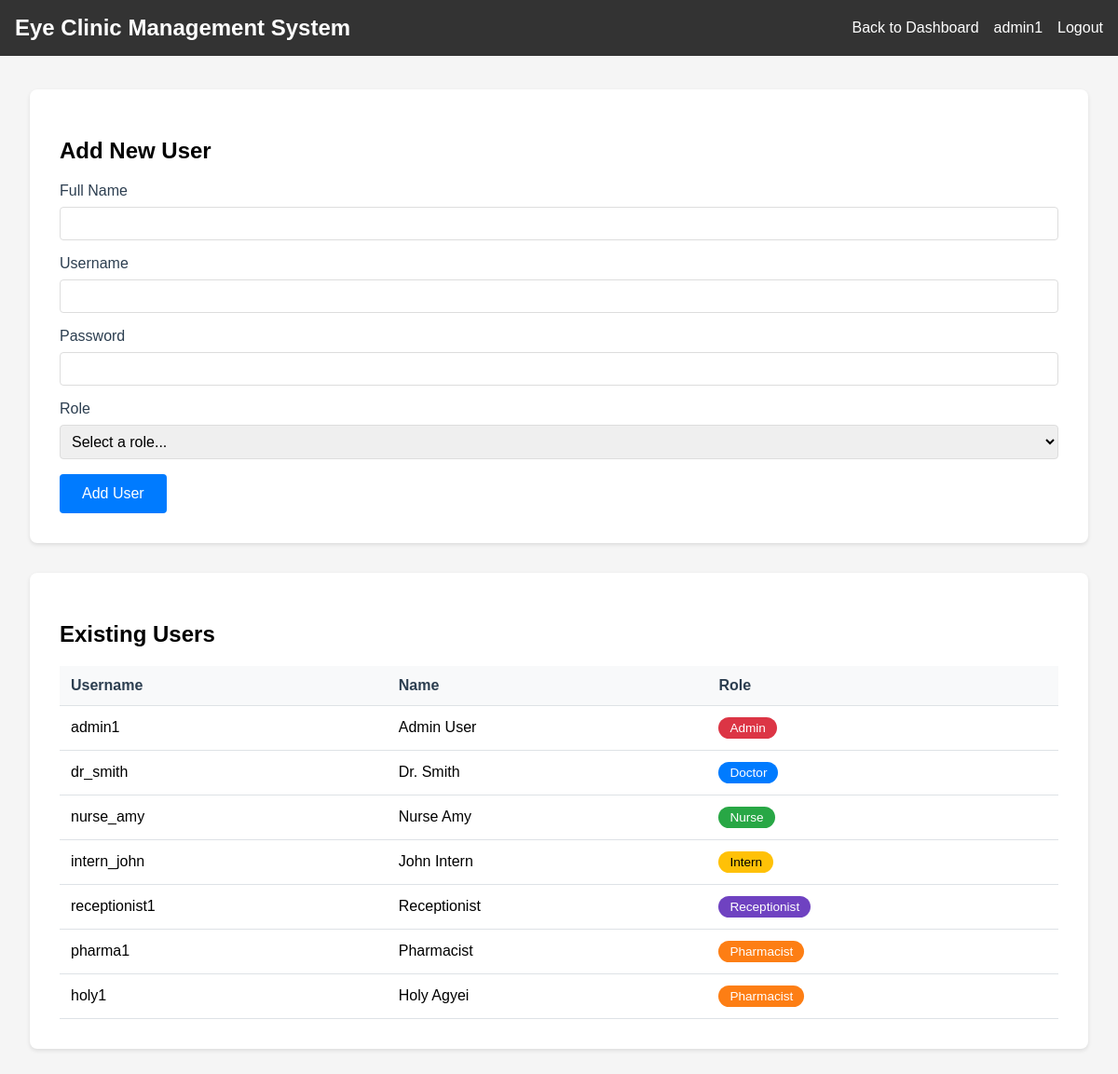
/manage_users (signed in), run on an earlier commit of the app's database.
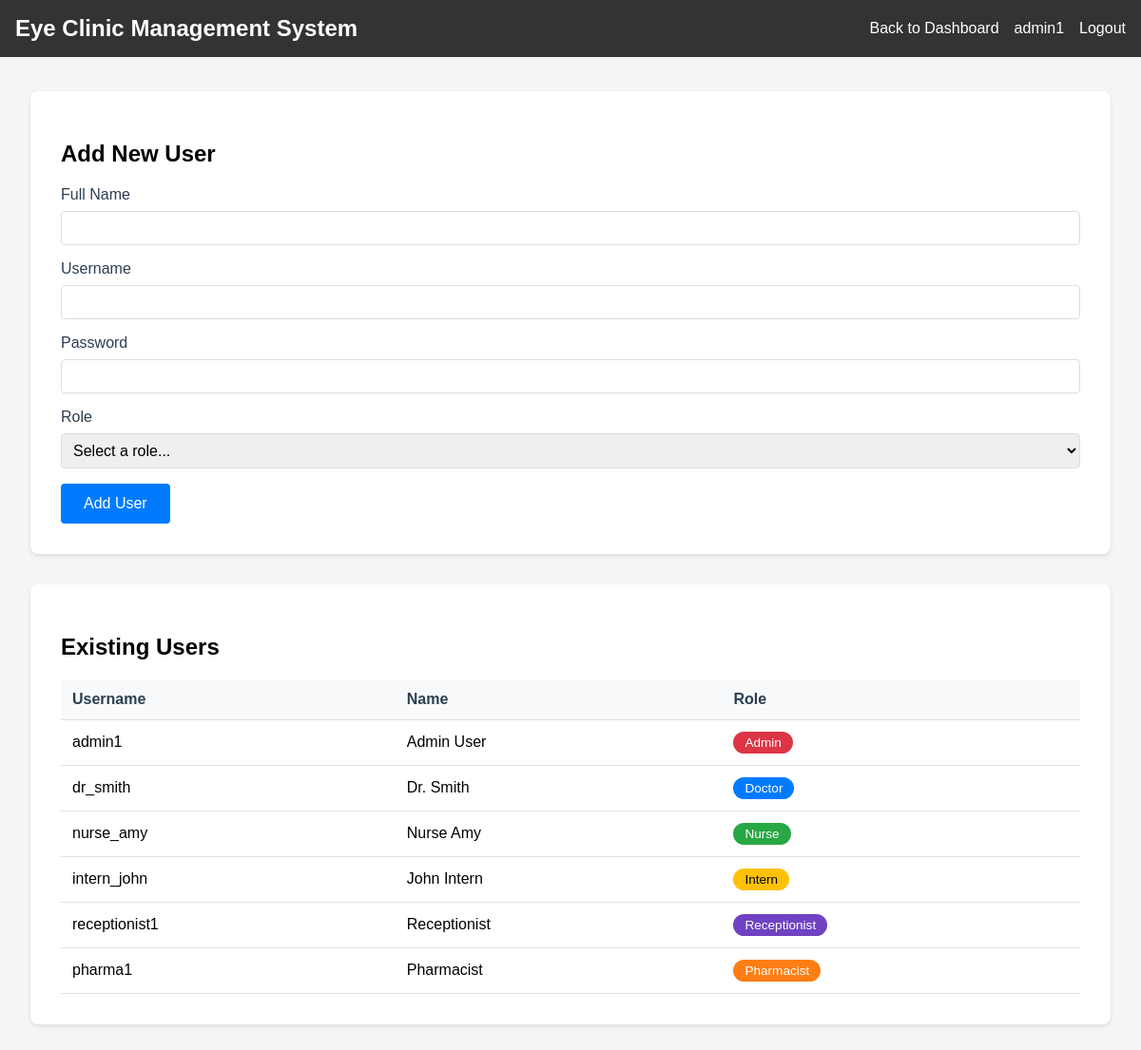
And on a later commit of the database.
### models.py (models this page shows, shortened)
class User(db.Model):
    id = db.Column(db.Integer, primary_key=True)
    username = db.Column(db.String(80), unique=True, nullable=False)
    password_hash = db.Column(db.String(120), nullable=False)
    role = db.Column(db.String(80), nullable=False)
    name = db.Column(db.String(120))
    status = db.Column(db.String(20), default='active')
    last_login = db.Column(db.DateTime, default=datetime.utcnow)
    custom_permissions = db.Column(db.String(500))  # Store tab permissions as comma-separated string
    created_at = db.Column(db.DateTime, default=datetime.utcnow)
    updated_at = db.Column(db.DateTime, default=datetime.utcnow, onupdate=datetime.utcnow)

### app.py (the view, shortened to what this page needs)
@app.route('/manage_users', methods=['GET', 'POST'])
@login_required
@admin_required
def manage_users():
    return render_template('manage_users.html',
                         username=session['username'],
                         role=session['role'],
                         users=User.query.all(),
                         available_roles=AVAILABLE_ROLES)

### app.py (called while the page is built)
def login_required(f):
    @wraps(f)
    def decorated_function(*args, **kwargs):
        if 'username' not in session:
            flash('Please log in first.')
            return redirect(url_for('login'))
        return f(*args, **kwargs)
    return decorated_function

def admin_required(f):
    @wraps(f)
    def decorated_function(*args, **kwargs):
        if 'role' not in session or session['role'] != 'Admin':
            flash('Admin access required.')
            return redirect(url_for('dashboard'))
        return f(*args, **kwargs)
    return decorated_function

### templates/manage_users.html (shortened to what this page needs)
<!DOCTYPE html>
<html lang="en">
<head>
</head>
<body>
    <div class="navbar">
        <div>
            <h2 style="margin: 0;">Eye Clinic Management System</h2>
        </div>
        <div style="display: flex; align-items: center; gap: 1rem;">
            <a href="{{ url_for('dashboard') }}">Back to Dashboard</a>
            <span>{{ username }}</span>
            <a href="{{ url_for('logout') }}">Logout</a>
        </div>
    </div>
    <div class="main-content">
        <div class="card">
            <h2>Add New User</h2>
            <form method="POST">
                <div class="form-group">
                    <label for="name">Full Name</label>
                    <input type="text" id="name" name="name" class="form-control" required>
                </div>
                <div class="form-group">
                    <label for="username">Username</label>
                    <input type="text" id="username" name="username" class="form-control" required>
                </div>
                <div class="form-group">
                    <label for="password">Password</label>
                    <input type="password" id="password" name="password" class="form-control" required>
                </div>
                <div class="form-group">
                    <label for="role">Role</label>
                    <select id="role" name="role" class="form-control" required>
                        <option value="">Select a role...</option>
                    </select>
                </div>
                <button type="submit" class="btn btn-primary">Add User</button>
            </form>
        </div>
        <div class="card">
            <h2>Existing Users</h2>
            <table class="users-table">
                <thead>
                    <tr>
                        <th>Username</th>
                        <th>Name</th>
                        <th>Role</th>
                    </tr>
                </thead>
                <tbody>
                    {% for user in users %}
                        <tr>
                            <td>{{ user.username }}</td>
                            <td>{{ user.name if user.name else 'N/A' }}</td>
                            <td><span class="role-badge role-{{ user.role }}">{{ user.role }}</span></td>
                        </tr>
                    {% endfor %}
                </tbody>
            </table>
        </div>
    </div>
</body>
</html>

### templates/manage_users.html (style rules this page uses)
body { font-family: Arial, sans-serif; margin: 0; padding: 0; background-color: #f5f5f5; }
.navbar { background-color: #333; padding: 1rem; color: white; display: flex; justify-content: space-between; align-items: center; position: fixed; top: 0; left: 0; right: 0; z-index: 1000; }
.navbar a { color: white; text-decoration: none; }
.main-content { margin-top: 4rem; padding: 2rem; max-width: 1200px; margin-left: auto; margin-right: auto; }
.card { background-color: white; padding: 2rem; border-radius: 8px; box-shadow: 0 2px 4px rgba(0, 0, 0, 0.1); margin-bottom: 2rem; }
.form-group { margin-bottom: 1rem; }
.form-group label { display: block; margin-bottom: 0.5rem; font-weight: 500; color: #2c3e50; }
.form-control { width: 100%; padding: 0.5rem; border: 1px solid #ddd; border-radius: 4px; font-size: 1rem; box-sizing: border-box; }
.btn { padding: 0.75rem 1.5rem; border: none; border-radius: 4px; font-size: 1rem; font-weight: 500; cursor: pointer; transition: all 0.2s; }
.btn-primary { background-color: #007bff; color: white; }
.users-table { width: 100%; border-collapse: collapse; margin-top: 1rem; }
.users-table th, .users-table td { padding: 0.75rem; text-align: left; border-bottom: 1px solid #dee2e6; }
.users-table th { background-color: #f8f9fa; font-weight: 600; color: #2c3e50; }
.role-badge { display: inline-block; padding: 0.25rem 0.75rem; border-radius: 20px; font-size: 0.85rem; font-weight: 500; }
.role-Admin { background-color: #dc3545; color: white; }
.role-Doctor { background-color: #007bff; color: white; }
.role-Nurse { background-color: #28a745; color: white; }
.role-Intern { background-color: #ffc107; color: black; }
.role-Receptionist { background-color: #6f42c1; color: white; }
.role-Pharmacist { background-color: #fd7e14; color: white; }

What changed in the data, as far as the page shows it:
removed User: username "holy1", name "Holy Agyei", role "Pharmacist"
